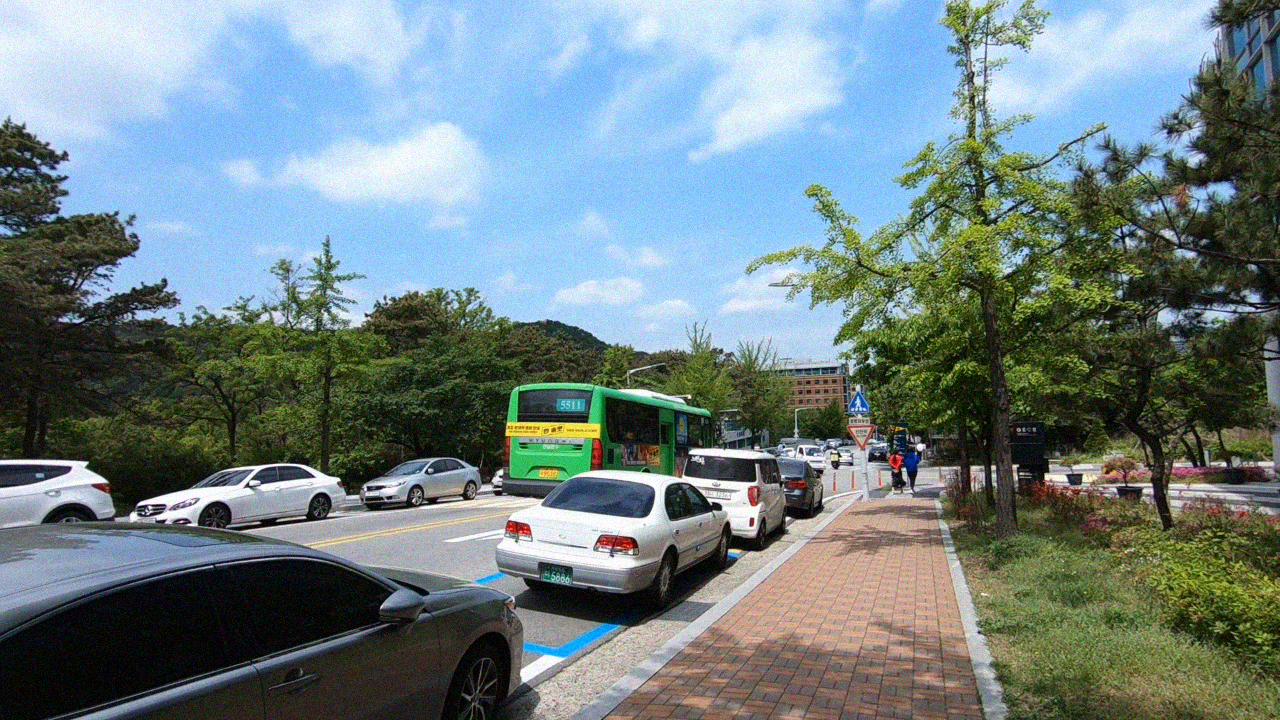
#> input picture noised000var100/00000000.png, 1280 x 720 px, found by its file name
$ python rtv.py
#> lines starting #> are read from the running program, lines starting #| are printed output that depends on the picture
import cv2
import numpy as np
import matplotlib.pyplot as plt
import os


def build_gaussian_pyramid(image, num_levels):
    gaussian_pyramid = [image]
    for i in range(1, num_levels):
        image = cv2.pyrDown(image)
        gaussian_pyramid.append(image)
    return gaussian_pyramid


def build_laplacian_pyramid(gaussian_pyramid):
    laplacian_pyramid = []
    num_levels = len(gaussian_pyramid)
    for i in range(num_levels - 1):
        size = (gaussian_pyramid[i].shape[1], gaussian_pyramid[i].shape[0])
        upsampled = cv2.pyrUp(gaussian_pyramid[i + 1], dstsize=size)
        laplacian = cv2.subtract(gaussian_pyramid[i], upsampled)
        laplacian_pyramid.append(laplacian)
    laplacian_pyramid.append(gaussian_pyramid[-1])
    return laplacian_pyramid


def save_pyramid_images(pyramid, base_name, directory=""):
    for i, image in enumerate(pyramid):
        filename = f"{base_name}_level_{i + 1}.png"
        filepath = directory + filename
        cv2.imwrite(filepath, image)


clean_folder = '000'
clean_path = os.path.join(clean_folder, '00000000.png')
# Sample image
sample_image = cv2.imread(clean_path)
#> sample_image is the input picture: shape (720, 1280, 3); mean B, G, R 132.3, 129.8, 112.8

# Build Gaussian and Laplacian pyramids
num_levels = 5
gaussian_pyramid = build_gaussian_pyramid(sample_image, num_levels)
#> the loop in build_gaussian_pyramid, `for i in range(1, num_levels):` made 4 passes
#> pass 1, in build_gaussian_pyramid, `image = cv2.pyrDown(image)`:
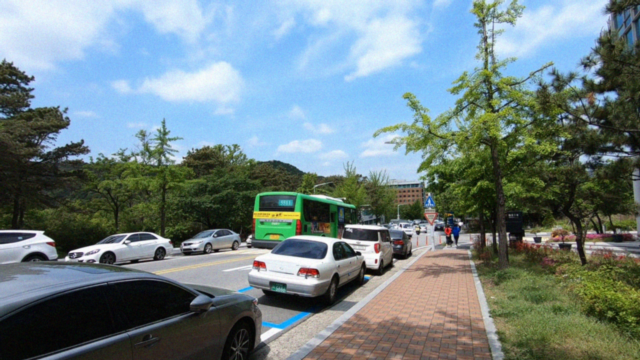
#> image: shape (360, 640, 3); mean of channels 0, 1, 2 132.5, 129.9, 112.8; drawn as B, G, R
#> pass 2, in build_gaussian_pyramid, `image = cv2.pyrDown(image)`:
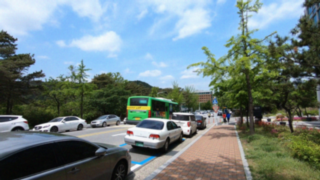
#> image: shape (180, 320, 3); mean of channels 0, 1, 2 132.8, 130.1, 113; drawn as B, G, R
#> pass 3, in build_gaussian_pyramid, `image = cv2.pyrDown(image)`:
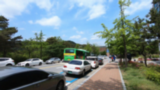
#> image: shape (90, 160, 3); mean of channels 0, 1, 2 133.3, 130.5, 113.3; drawn as B, G, R
#> after the loop in build_gaussian_pyramid, `for i in range(1, num_levels):`:
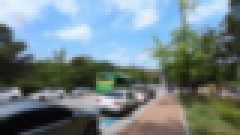
#> image: shape (45, 80, 3) (shown 3 times larger); mean of channels 0, 1, 2 134.4, 131.4, 113.9; drawn as B, G, R
#> after the loop in build_gaussian_pyramid, `for i in range(1, num_levels):`: gaussian_pyramid = 5 items
#> gaussian_pyramid = 5 items
laplacian_pyramid = build_laplacian_pyramid(gaussian_pyramid)
#> in build_laplacian_pyramid, `num_levels = len(gaussian_pyramid)`: num_levels = 5
#> the loop in build_laplacian_pyramid, `for i in range(num_levels - 1):` made 4 passes
#> pass 1, in build_laplacian_pyramid, `laplacian = cv2.subtract(gaussian_pyramid[i], upsampled)`:
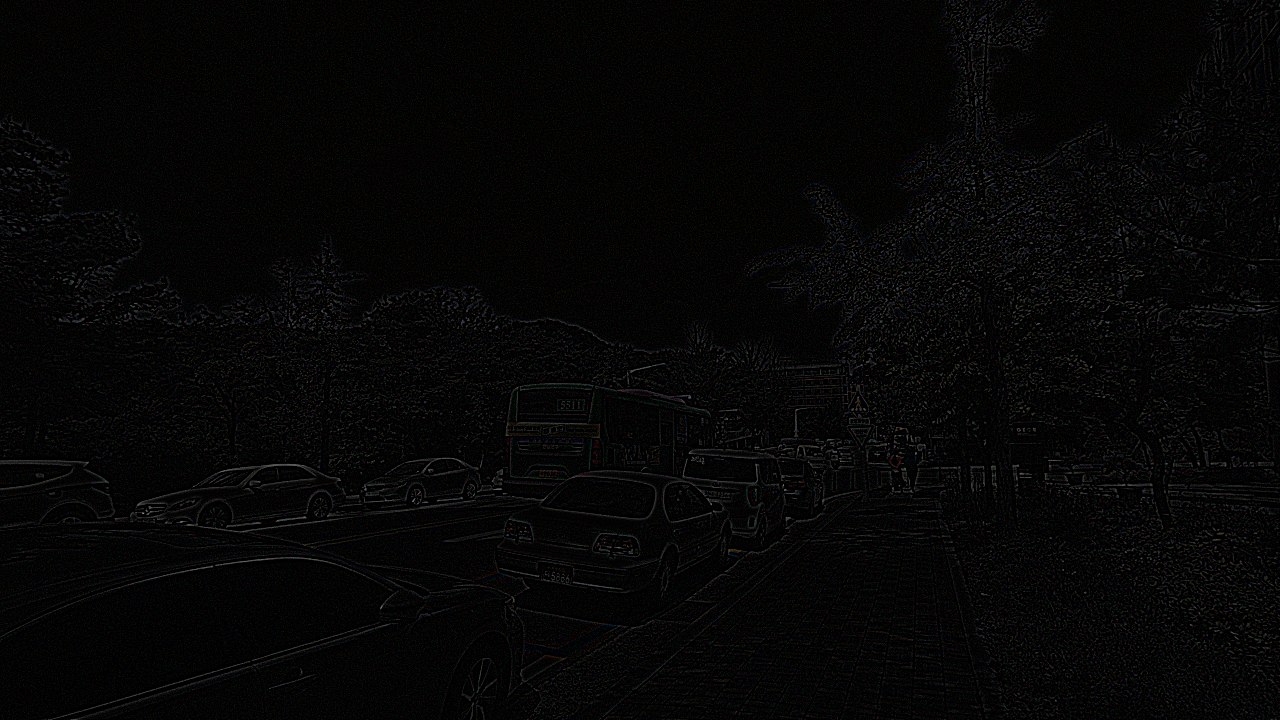
#> laplacian: shape (720, 1280, 3); mean of channels 0, 1, 2 5.4, 5.8, 5.8; drawn as B, G, R
#> pass 2, in build_laplacian_pyramid, `upsampled = cv2.pyrUp(gaussian_pyramid[i + 1], dstsize=size)`:
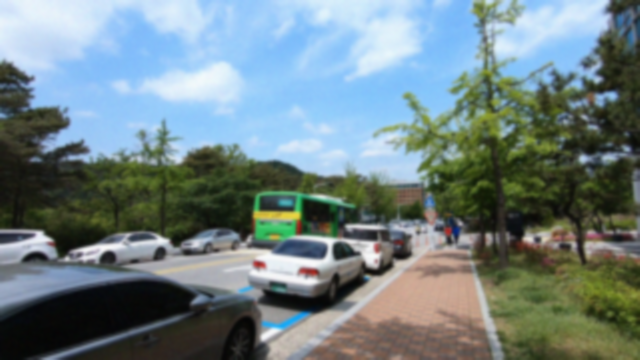
#> upsampled: shape (360, 640, 3); mean of channels 0, 1, 2 132.5, 130, 112.9; drawn as B, G, R
#> after the loop in build_laplacian_pyramid, `for i in range(num_levels - 1):`: laplacian_pyramid = 4 items
#> laplacian_pyramid = 5 items

save_pyramid_images(gaussian_pyramid, "gaussian")
#> the loop in save_pyramid_images, `for i, image in enumerate(pyramid):` made 5 passes
#> (filename, filepath) on passes 1 to 5: ('gaussian_level_1.png', 'gaussian_level_1.png'), ('gaussian_level_2.png', 'gaussian_level_2.png'), ('gaussian_level_3.png', 'gaussian_level_3.png'), ('gaussian_level_4.png', 'gaussian_level_4.png'), ('gaussian_level_5.png', 'gaussian_level_5.png')
save_pyramid_images(laplacian_pyramid, "laplacian")
#> the loop in save_pyramid_images (call 2), `for i, image in enumerate(pyramid):` made 5 passes
